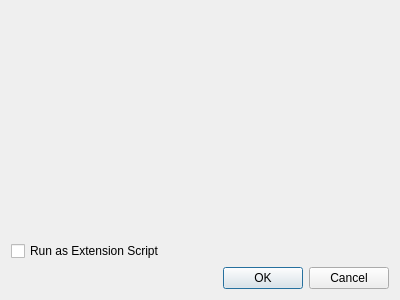
<?xml version="1.0" encoding="UTF-8"?>
<ui version="4.0">
 <class>RunScriptDialog</class>
 <widget class="QDialog" name="RunScriptDialog">
  <property name="geometry">
   <rect>
    <x>0</x>
    <y>0</y>
    <width>400</width>
    <height>300</height>
   </rect>
  </property>
  <property name="windowTitle">
   <string>Run Script</string>
  </property>
  <layout class="QGridLayout">
   <item row="0" column="0">
    <widget class="ScFileWidget" name="fileWidget" native="true"/>
   </item>
   <item row="1" column="0">
    <widget class="QCheckBox" name="extChk">
     <property name="text">
      <string>Run as Extension Script</string>
     </property>
    </widget>
   </item>
   <item row="2" column="0">
    <widget class="QDialogButtonBox" name="buttonBox">
     <property name="orientation">
      <enum>Qt::Horizontal</enum>
     </property>
     <property name="standardButtons">
      <set>QDialogButtonBox::Cancel|QDialogButtonBox::Ok</set>
     </property>
    </widget>
   </item>
  </layout>
 </widget>
 <customwidgets>
  <customwidget>
   <class>ScFileWidget</class>
   <extends>QWidget</extends>
   <header>ui/scfilewidget.h</header>
   <container>1</container>
  </customwidget>
 </customwidgets>
 <resources/>
 <connections/>
</ui>
